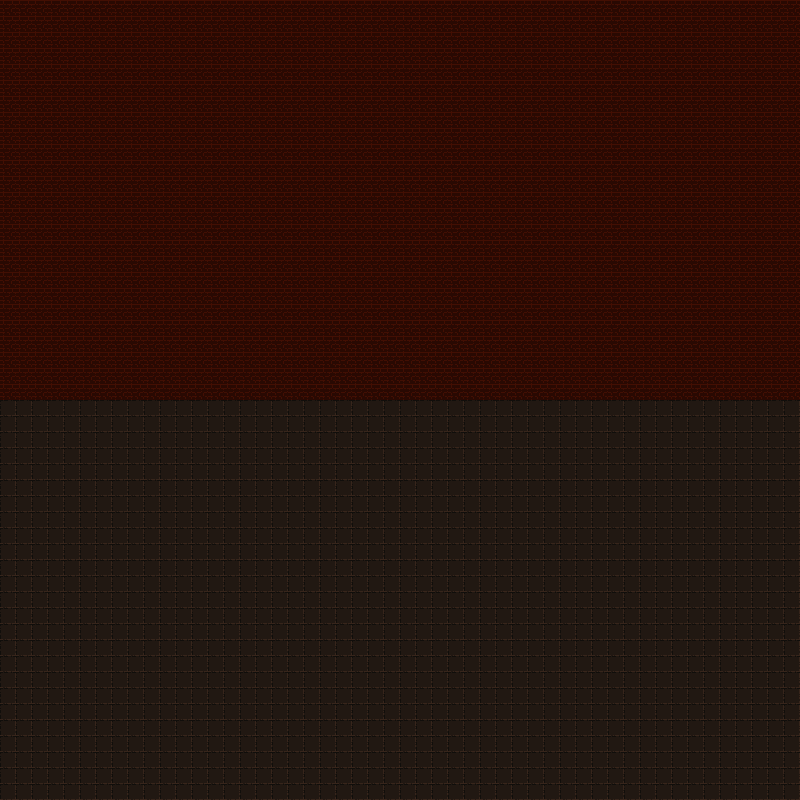

Rendered tile map (Tiled .tmx) drawn with the repository's tilesets; below, a short description and the full map source, tile grids included:
An orthogonal 50x50 tile map with 16x16 px tiles, 1 tile layer (Capa de patrones 1).

<map version="1.2" tiledversion="1.3.2" orientation="orthogonal" renderorder="right-down" compressionlevel="0" width="50" height="50" tilewidth="16" tileheight="16" infinite="0" nextlayerid="2" nextobjectid="1">
 <tileset firstgid="1" source="../Tiles.tsx" />
 <layer id="1" name="Capa de patrones 1" width="50" height="50">
  <data encoding="csv">
1,1,1,1,1,1,1,1,1,1,1,1,1,1,1,1,1,1,1,1,1,1,1,1,1,1,1,1,1,1,1,1,1,1,1,1,1,1,1,1,1,1,1,1,1,1,1,1,1,1,
1,1,1,1,1,1,1,1,1,1,1,1,1,1,1,1,1,1,1,1,1,1,1,1,1,1,1,1,1,1,1,1,1,1,1,1,1,1,1,1,1,1,1,1,1,1,1,1,1,1,
1,1,1,1,1,1,1,1,1,1,1,1,1,1,1,1,1,1,1,1,1,1,1,1,1,1,1,1,1,1,1,1,1,1,1,1,1,1,1,1,1,1,1,1,1,1,1,1,1,1,
1,1,1,1,1,1,1,1,1,1,1,1,1,1,1,1,1,1,1,1,1,1,1,1,1,1,1,1,1,1,1,1,1,1,1,1,1,1,1,1,1,1,1,1,1,1,1,1,1,1,
1,1,1,1,1,1,1,1,1,1,1,1,1,1,1,1,1,1,1,1,1,1,1,1,1,1,1,1,1,1,1,1,1,1,1,1,1,1,1,1,1,1,1,1,1,1,1,1,1,1,
1,1,1,1,1,1,1,1,1,1,1,1,1,1,1,1,1,1,1,1,1,1,1,1,1,1,1,1,1,1,1,1,1,1,1,1,1,1,1,1,1,1,1,1,1,1,1,1,1,1,
1,1,1,1,1,1,1,1,1,1,1,1,1,1,1,1,1,1,1,1,1,1,1,1,1,1,1,1,1,1,1,1,1,1,1,1,1,1,1,1,1,1,1,1,1,1,1,1,1,1,
1,1,1,1,1,1,1,1,1,1,1,1,1,1,1,1,1,1,1,1,1,1,1,1,1,1,1,1,1,1,1,1,1,1,1,1,1,1,1,1,1,1,1,1,1,1,1,1,1,1,
1,1,1,1,1,1,1,1,1,1,1,1,1,1,1,1,1,1,1,1,1,1,1,1,1,1,1,1,1,1,1,1,1,1,1,1,1,1,1,1,1,1,1,1,1,1,1,1,1,1,
1,1,1,1,1,1,1,1,1,1,1,1,1,1,1,1,1,1,1,1,1,1,1,1,1,1,1,1,1,1,1,1,1,1,1,1,1,1,1,1,1,1,1,1,1,1,1,1,1,1,
1,1,1,1,1,1,1,1,1,1,1,1,1,1,1,1,1,1,1,1,1,1,1,1,1,1,1,1,1,1,1,1,1,1,1,1,1,1,1,1,1,1,1,1,1,1,1,1,1,1,
1,1,1,1,1,1,1,1,1,1,1,1,1,1,1,1,1,1,1,1,1,1,1,1,1,1,1,1,1,1,1,1,1,1,1,1,1,1,1,1,1,1,1,1,1,1,1,1,1,1,
1,1,1,1,1,1,1,1,1,1,1,1,1,1,1,1,1,1,1,1,1,1,1,1,1,1,1,1,1,1,1,1,1,1,1,1,1,1,1,1,1,1,1,1,1,1,1,1,1,1,
1,1,1,1,1,1,1,1,1,1,1,1,1,1,1,1,1,1,1,1,1,1,1,1,1,1,1,1,1,1,1,1,1,1,1,1,1,1,1,1,1,1,1,1,1,1,1,1,1,1,
1,1,1,1,1,1,1,1,1,1,1,1,1,1,1,1,1,1,1,1,1,1,1,1,1,1,1,1,1,1,1,1,1,1,1,1,1,1,1,1,1,1,1,1,1,1,1,1,1,1,
1,1,1,1,1,1,1,1,1,1,1,1,1,1,1,1,1,1,1,1,1,1,1,1,1,1,1,1,1,1,1,1,1,1,1,1,1,1,1,1,1,1,1,1,1,1,1,1,1,1,
1,1,1,1,1,1,1,1,1,1,1,1,1,1,1,1,1,1,1,1,1,1,1,1,1,1,1,1,1,1,1,1,1,1,1,1,1,1,1,1,1,1,1,1,1,1,1,1,1,1,
1,1,1,1,1,1,1,1,1,1,1,1,1,1,1,1,1,1,1,1,1,1,1,1,1,1,1,1,1,1,1,1,1,1,1,1,1,1,1,1,1,1,1,1,1,1,1,1,1,1,
1,1,1,1,1,1,1,1,1,1,1,1,1,1,1,1,1,1,1,1,1,1,1,1,1,1,1,1,1,1,1,1,1,1,1,1,1,1,1,1,1,1,1,1,1,1,1,1,1,1,
1,1,1,1,1,1,1,1,1,1,1,1,1,1,1,1,1,1,1,1,1,1,1,1,1,1,1,1,1,1,1,1,1,1,1,1,1,1,1,1,1,1,1,1,1,1,1,1,1,1,
1,1,1,1,1,1,1,1,1,1,1,1,1,1,1,1,1,1,1,1,1,1,1,1,1,1,1,1,1,1,1,1,1,1,1,1,1,1,1,1,1,1,1,1,1,1,1,1,1,1,
1,1,1,1,1,1,1,1,1,1,1,1,1,1,1,1,1,1,1,1,1,1,1,1,1,1,1,1,1,1,1,1,1,1,1,1,1,1,1,1,1,1,1,1,1,1,1,1,1,1,
1,1,1,1,1,1,1,1,1,1,1,1,1,1,1,1,1,1,1,1,1,1,1,1,1,1,1,1,1,1,1,1,1,1,1,1,1,1,1,1,1,1,1,1,1,1,1,1,1,1,
1,1,1,1,1,1,1,1,1,1,1,1,1,1,1,1,1,1,1,1,1,1,1,1,1,1,1,1,1,1,1,1,1,1,1,1,1,1,1,1,1,1,1,1,1,1,1,1,1,1,
1,1,1,1,1,1,1,1,1,1,1,1,1,1,1,1,1,1,1,1,1,1,1,1,1,1,1,1,1,1,1,1,1,1,1,1,1,1,1,1,1,1,1,1,1,1,1,1,1,1,
2,2,2,2,2,2,2,2,2,2,2,2,2,2,2,2,2,2,2,2,2,2,2,2,2,2,2,2,2,2,2,2,2,2,2,2,2,2,2,2,2,2,2,2,2,2,2,2,2,2,
2,2,2,2,2,2,2,2,2,2,2,2,2,2,2,2,2,2,2,2,2,2,2,2,2,2,2,2,2,2,2,2,2,2,2,2,2,2,2,2,2,2,2,2,2,2,2,2,2,2,
2,2,2,2,2,2,2,2,2,2,2,2,2,2,2,2,2,2,2,2,2,2,2,2,2,2,2,2,2,2,2,2,2,2,2,2,2,2,2,2,2,2,2,2,2,2,2,2,2,2,
2,2,2,2,2,2,2,2,2,2,2,2,2,2,2,2,2,2,2,2,2,2,2,2,2,2,2,2,2,2,2,2,2,2,2,2,2,2,2,2,2,2,2,2,2,2,2,2,2,2,
2,2,2,2,2,2,2,2,2,2,2,2,2,2,2,2,2,2,2,2,2,2,2,2,2,2,2,2,2,2,2,2,2,2,2,2,2,2,2,2,2,2,2,2,2,2,2,2,2,2,
2,2,2,2,2,2,2,2,2,2,2,2,2,2,2,2,2,2,2,2,2,2,2,2,2,2,2,2,2,2,2,2,2,2,2,2,2,2,2,2,2,2,2,2,2,2,2,2,2,2,
2,2,2,2,2,2,2,2,2,2,2,2,2,2,2,2,2,2,2,2,2,2,2,2,2,2,2,2,2,2,2,2,2,2,2,2,2,2,2,2,2,2,2,2,2,2,2,2,2,2,
2,2,2,2,2,2,2,2,2,2,2,2,2,2,2,2,2,2,2,2,2,2,2,2,2,2,2,2,2,2,2,2,2,2,2,2,2,2,2,2,2,2,2,2,2,2,2,2,2,2,
2,2,2,2,2,2,2,2,2,2,2,2,2,2,2,2,2,2,2,2,2,2,2,2,2,2,2,2,2,2,2,2,2,2,2,2,2,2,2,2,2,2,2,2,2,2,2,2,2,2,
2,2,2,2,2,2,2,2,2,2,2,2,2,2,2,2,2,2,2,2,2,2,2,2,2,2,2,2,2,2,2,2,2,2,2,2,2,2,2,2,2,2,2,2,2,2,2,2,2,2,
2,2,2,2,2,2,2,2,2,2,2,2,2,2,2,2,2,2,2,2,2,2,2,2,2,2,2,2,2,2,2,2,2,2,2,2,2,2,2,2,2,2,2,2,2,2,2,2,2,2,
2,2,2,2,2,2,2,2,2,2,2,2,2,2,2,2,2,2,2,2,2,2,2,2,2,2,2,2,2,2,2,2,2,2,2,2,2,2,2,2,2,2,2,2,2,2,2,2,2,2,
2,2,2,2,2,2,2,2,2,2,2,2,2,2,2,2,2,2,2,2,2,2,2,2,2,2,2,2,2,2,2,2,2,2,2,2,2,2,2,2,2,2,2,2,2,2,2,2,2,2,
2,2,2,2,2,2,2,2,2,2,2,2,2,2,2,2,2,2,2,2,2,2,2,2,2,2,2,2,2,2,2,2,2,2,2,2,2,2,2,2,2,2,2,2,2,2,2,2,2,2,
2,2,2,2,2,2,2,2,2,2,2,2,2,2,2,2,2,2,2,2,2,2,2,2,2,2,2,2,2,2,2,2,2,2,2,2,2,2,2,2,2,2,2,2,2,2,2,2,2,2,
2,2,2,2,2,2,2,2,2,2,2,2,2,2,2,2,2,2,2,2,2,2,2,2,2,2,2,2,2,2,2,2,2,2,2,2,2,2,2,2,2,2,2,2,2,2,2,2,2,2,
2,2,2,2,2,2,2,2,2,2,2,2,2,2,2,2,2,2,2,2,2,2,2,2,2,2,2,2,2,2,2,2,2,2,2,2,2,2,2,2,2,2,2,2,2,2,2,2,2,2,
2,2,2,2,2,2,2,2,2,2,2,2,2,2,2,2,2,2,2,2,2,2,2,2,2,2,2,2,2,2,2,2,2,2,2,2,2,2,2,2,2,2,2,2,2,2,2,2,2,2,
2,2,2,2,2,2,2,2,2,2,2,2,2,2,2,2,2,2,2,2,2,2,2,2,2,2,2,2,2,2,2,2,2,2,2,2,2,2,2,2,2,2,2,2,2,2,2,2,2,2,
2,2,2,2,2,2,2,2,2,2,2,2,2,2,2,2,2,2,2,2,2,2,2,2,2,2,2,2,2,2,2,2,2,2,2,2,2,2,2,2,2,2,2,2,2,2,2,2,2,2,
2,2,2,2,2,2,2,2,2,2,2,2,2,2,2,2,2,2,2,2,2,2,2,2,2,2,2,2,2,2,2,2,2,2,2,2,2,2,2,2,2,2,2,2,2,2,2,2,2,2,
2,2,2,2,2,2,2,2,2,2,2,2,2,2,2,2,2,2,2,2,2,2,2,2,2,2,2,2,2,2,2,2,2,2,2,2,2,2,2,2,2,2,2,2,2,2,2,2,2,2,
2,2,2,2,2,2,2,2,2,2,2,2,2,2,2,2,2,2,2,2,2,2,2,2,2,2,2,2,2,2,2,2,2,2,2,2,2,2,2,2,2,2,2,2,2,2,2,2,2,2,
2,2,2,2,2,2,2,2,2,2,2,2,2,2,2,2,2,2,2,2,2,2,2,2,2,2,2,2,2,2,2,2,2,2,2,2,2,2,2,2,2,2,2,2,2,2,2,2,2,2,
2,2,2,2,2,2,2,2,2,2,2,2,2,2,2,2,2,2,2,2,2,2,2,2,2,2,2,2,2,2,2,2,2,2,2,2,2,2,2,2,2,2,2,2,2,2,2,2,2,2
</data>
 </layer>
</map>
